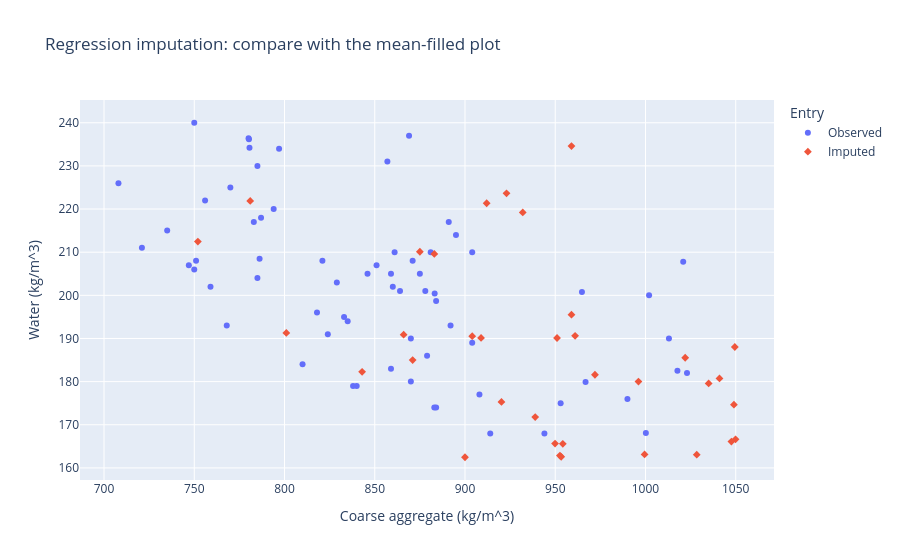
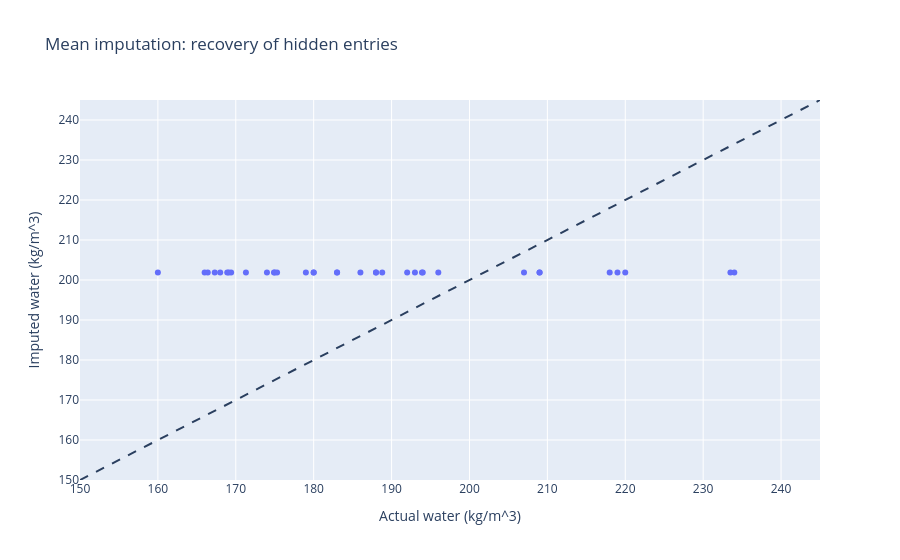
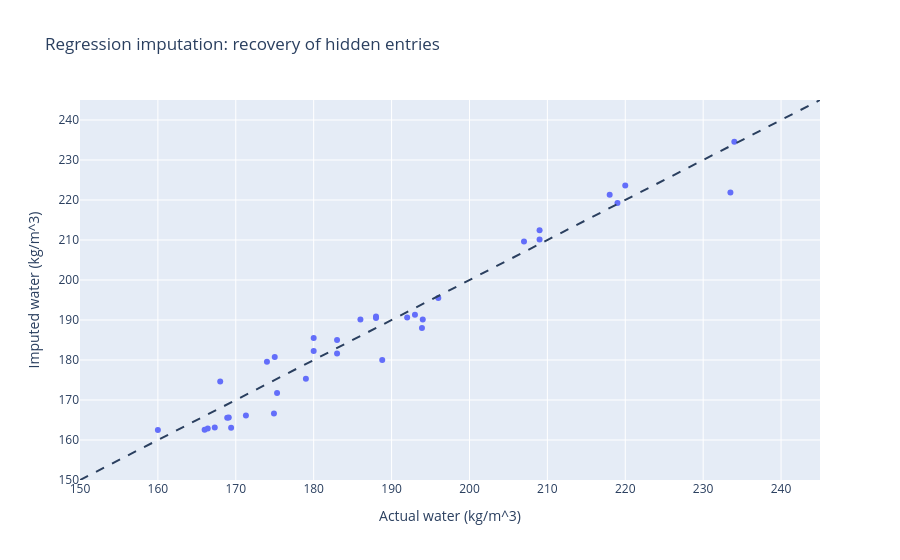

The cell these charts' notebook holds for them, in order:
### Markdown cell above
# Question 3

### Code cell
# Only observed ingredients enter the imputation model.
# Do not use strength, slump, flow, mix_id, or hidden water values.
imputer_features = [
    "cement", "slag", "fly_ash", "superplasticizer",
    "coarse_agg", "fine_agg"
]
imputer = LinearRegression()
imputer.fit(observed[imputer_features], observed["water"])

reg_data = missing.copy()
reg_data.loc[mask, "water"] = imputer.predict(
    missing.loc[mask, imputer_features]
)

# Reveal true water values ONLY to evaluate the hidden positions.
recovery_rows = []
for name, frame in {
    "B: Mean imputation": mean_data,
    "C: Regression imputation": reg_data
}.items():
    rmse = np.sqrt(mean_squared_error(
        reference.loc[mask, "water"], frame.loc[mask, "water"]
    ))
    recovery_rows.append({
        "Method": name, "Hidden entries evaluated": int(mask.sum()),
        "Recovery RMSE (kg/m^3)": rmse
    })
recovery = pd.DataFrame(recovery_rows)
display(recovery.round(3))

frames["C: Regression imputation"] = reg_data
rows = []
for name, frame in frames.items():
    rows.append({
        "Dataset": name, "Rows": len(frame),
        "Mean water": frame["water"].mean(),
        "SD water": frame["water"].std()
    })
water_summary = pd.DataFrame(rows)
display(water_summary.round(3))

reg_data["Entry"] = np.where(mask, "Imputed", "Observed")
fig = px.scatter(
    reg_data, x="coarse_agg", y="water", color="Entry",
    symbol="Entry", hover_data=["mix_id"],
    labels={"coarse_agg": "Coarse aggregate (kg/m^3)",
            "water": "Water (kg/m^3)"},
    title="Regression imputation: compare with the mean-filled plot"
)
fig.show()

# Plot each method separately, with the same axes.
for name, frame in {
    "Mean imputation": mean_data,
    "Regression imputation": reg_data
}.items():
    check = pd.DataFrame({
        "Actual water": reference.loc[mask, "water"],
        "Imputed water": frame.loc[mask, "water"]
    })
    fig = px.scatter(
        check, x="Actual water", y="Imputed water",
        range_x=[150, 245], range_y=[150, 245],
        labels={"Actual water": "Actual water (kg/m^3)",
                "Imputed water": "Imputed water (kg/m^3)"},
        title=name + ": recovery of hidden entries"
    )
    fig.add_shape(type="line", x0=150, y0=150, x1=245, y1=245,
                  line=dict(dash="dash"))
    fig.show()

### Figure 1 — Plotly figure (JSON) as saved in the notebook; plotly's stock layout.template omitted (floating-point values rounded to 4 significant figures)
{"data": [{"customdata": [[1], [3], [4], [6], [7], [8], [9], [10], [11], [12], [13], [15], [16], [17], [18], [19], [22], [25], [27], [28], [29], [30], [31], [32], [33], [34], [35], [36], [37], [38], [42], [43], [44], [45], [46], [50], [52], [56], [57], [58], [59], [60], [61], [62], [63], [64], [65], [68], [69], [70], [71], [72], [73], [74], [76], [77], [78], [82], [86], [87], [88], [89], [91], [92], [93], [97], [98], [103]], "hovertemplate": "Entry=Observed<br>Coarse aggregate (kg/m^3)=%{x}<br>Water (kg/m^3)=%{y}<br>mix_id=%{customdata[0]}<extra></extra>", "legendgroup": "Observed", "marker": {"color": "#636efa", "symbol": "circle"}, "mode": "markers", "name": "Observed", "orientation": "v", "showlegend": true, "type": "scatter", "x": [904.0, 840.0, 838.0, 860.0, 944.0, 750.0, 785.0, 895.0, 751.0, 768.0, 735.0, 1013.0, 953.0, 1002.0, 750.0, 914.0, 787.0, 883.0, 783.0, 871.0, 878.0, 851.0, 870.0, 785.0, 824.0, 759.0, 708.0, 810.0, 835.0, 1023.0, 797.0, 829.0, 859.0, 879.0, 861.0, 884.0, 770.0, 821.0, 904.0, 846.0, 891.0, 869.0, 875.0, 908.0, 881.0, 857.0, 833.0, 859.0, 721.0, 756.0, 870.0, 794.0, 818.0, 747.0, 892.0, 990.0, 864.0, 1021.0, 1018.0, 964.8, 780.6, 1000.0, 966.8, 883.2, 780.1, 884.0, 780.3, 786.2], "xaxis": "x", "y": [210.0, 179.0, 179.0, 202.0, 168.0, 240.0, 204.0, 214.0, 208.0, 193.0, 215.0, 190.0, 175.0, 200.0, 206.0, 168.0, 218.0, 174.0, 217.0, 208.0, 201.0, 207.0, 190.0, 230.0, 191.0, 202.0, 226.0, 184.0, 194.0, 182.0, 234.0, 203.0, 205.0, 186.0, 210.0, 174.0, 225.0, 208.0, 189.0, 205.0, 217.0, 237.0, 205.0, 177.0, 210.0, 231.0, 195.0, 183.0, 211.0, 222.0, 180.0, 220.0, 196.0, 207.0, 193.0, 176.0, 201.0, 207.8, 182.5, 200.8, 234.2, 168.1, 179.9, 200.4, 236.4, 198.7, 236.2, 208.5], "yaxis": "y"}, {"customdata": [[2], [5], [14], [20], [21], [23], [24], [26], [39], [40], [41], [47], [48], [49], [51], [53], [54], [55], [66], [67], [75], [79], [80], [81], [83], [84], [85], [90], [94], [95], [96], [99], [100], [101], [102]], "hovertemplate": "Entry=Imputed<br>Coarse aggregate (kg/m^3)=%{x}<br>Water (kg/m^3)=%{y}<br>mix_id=%{customdata[0]}<extra></extra>", "legendgroup": "Imputed", "marker": {"color": "#EF553B", "symbol": "diamond"}, "mode": "markers", "name": "Imputed", "orientation": "v", "showlegend": true, "type": "scatter", "x": [843.0, 923.0, 959.0, 932.0, 959.0, 972.0, 961.0, 871.0, 1035.0, 1022.0, 752.0, 883.0, 904.0, 900.0, 866.0, 801.0, 912.0, 951.0, 1041.0, 1049.0, 875.0, 1050.0, 996.1, 1050.0, 781.0, 1028.0, 1048.0, 999.5, 953.3, 952.6, 920.2, 954.2, 949.9, 938.9, 908.9], "xaxis": "x", "y": [182.3, 223.6, 234.6, 219.2, 195.5, 181.6, 190.6, 185.0, 179.6, 185.5, 212.5, 209.6, 190.5, 162.5, 190.9, 191.3, 221.3, 190.1, 180.7, 174.7, 210.1, 166.6, 180.0, 188.0, 221.9, 163.1, 166.1, 163.1, 162.6, 162.9, 175.3, 165.6, 165.7, 171.8, 190.1], "yaxis": "y"}], "layout": {"legend": {"title": {"text": "Entry"}, "tracegroupgap": 0}, "title": {"text": "Regression imputation: compare with the mean-filled plot"}, "xaxis": {"anchor": "y", "domain": [0, 1], "title": {"text": "Coarse aggregate (kg/m^3)"}}, "yaxis": {"anchor": "x", "domain": [0, 1], "title": {"text": "Water (kg/m^3)"}}}}

### Figure 2 — Plotly figure (JSON) as saved in the notebook; plotly's stock layout.template omitted (floating-point values rounded to 4 significant figures)
{"data": [{"hovertemplate": "Actual water (kg/m^3)=%{x}<br>Imputed water (kg/m^3)=%{y}<extra></extra>", "legendgroup": "", "marker": {"color": "#636efa", "symbol": "circle"}, "mode": "markers", "name": "", "orientation": "v", "showlegend": false, "type": "scatter", "x": [180.0, 220.0, 234.0, 219.0, 196.0, 183.0, 192.0, 183.0, 174.0, 180.0, 209.0, 207.0, 188.0, 160.0, 188.0, 193.0, 218.0, 186.0, 175.0, 168.0, 209.0, 174.9, 188.8, 193.9, 233.5, 169.4, 171.3, 167.3, 166.0, 166.4, 179.0, 168.9, 169.1, 175.3, 194.0], "xaxis": "x", "y": [201.9, 201.9, 201.9, 201.9, 201.9, 201.9, 201.9, 201.9, 201.9, 201.9, 201.9, 201.9, 201.9, 201.9, 201.9, 201.9, 201.9, 201.9, 201.9, 201.9, 201.9, 201.9, 201.9, 201.9, 201.9, 201.9, 201.9, 201.9, 201.9, 201.9, 201.9, 201.9, 201.9, 201.9, 201.9], "yaxis": "y"}], "layout": {"legend": {"tracegroupgap": 0}, "shapes": [{"line": {"dash": "dash"}, "type": "line", "x0": 150, "x1": 245, "y0": 150, "y1": 245}], "title": {"text": "Mean imputation: recovery of hidden entries"}, "xaxis": {"anchor": "y", "domain": [0, 1], "range": [150, 245], "title": {"text": "Actual water (kg/m^3)"}}, "yaxis": {"anchor": "x", "domain": [0, 1], "range": [150, 245], "title": {"text": "Imputed water (kg/m^3)"}}}}

### Figure 3 — Plotly figure (JSON) as saved in the notebook; plotly's stock layout.template omitted (floating-point values rounded to 4 significant figures)
{"data": [{"hovertemplate": "Actual water (kg/m^3)=%{x}<br>Imputed water (kg/m^3)=%{y}<extra></extra>", "legendgroup": "", "marker": {"color": "#636efa", "symbol": "circle"}, "mode": "markers", "name": "", "orientation": "v", "showlegend": false, "type": "scatter", "x": [180.0, 220.0, 234.0, 219.0, 196.0, 183.0, 192.0, 183.0, 174.0, 180.0, 209.0, 207.0, 188.0, 160.0, 188.0, 193.0, 218.0, 186.0, 175.0, 168.0, 209.0, 174.9, 188.8, 193.9, 233.5, 169.4, 171.3, 167.3, 166.0, 166.4, 179.0, 168.9, 169.1, 175.3, 194.0], "xaxis": "x", "y": [182.3, 223.6, 234.6, 219.2, 195.5, 181.6, 190.6, 185.0, 179.6, 185.5, 212.5, 209.6, 190.5, 162.5, 190.9, 191.3, 221.3, 190.1, 180.7, 174.7, 210.1, 166.6, 180.0, 188.0, 221.9, 163.1, 166.1, 163.1, 162.6, 162.9, 175.3, 165.6, 165.7, 171.8, 190.1], "yaxis": "y"}], "layout": {"legend": {"tracegroupgap": 0}, "shapes": [{"line": {"dash": "dash"}, "type": "line", "x0": 150, "x1": 245, "y0": 150, "y1": 245}], "title": {"text": "Regression imputation: recovery of hidden entries"}, "xaxis": {"anchor": "y", "domain": [0, 1], "range": [150, 245], "title": {"text": "Actual water (kg/m^3)"}}, "yaxis": {"anchor": "x", "domain": [0, 1], "range": [150, 245], "title": {"text": "Imputed water (kg/m^3)"}}}}
